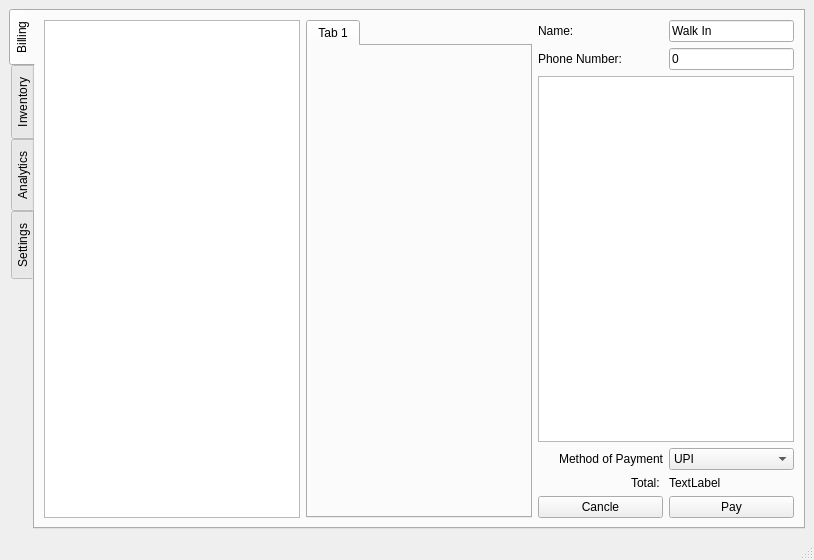
<?xml version="1.0" encoding="UTF-8"?>
<ui version="4.0">
 <class>MainWindow</class>
 <widget class="QMainWindow" name="MainWindow">
  <property name="geometry">
   <rect>
    <x>0</x>
    <y>0</y>
    <width>814</width>
    <height>560</height>
   </rect>
  </property>
  <property name="windowTitle">
   <string>MainWindow</string>
  </property>
  <widget class="QWidget" name="centralwidget">
   <layout class="QHBoxLayout" name="horizontalLayout">
    <item>
     <widget class="QTabWidget" name="tabWidget">
      <property name="layoutDirection">
       <enum>Qt::LayoutDirection::LeftToRight</enum>
      </property>
      <property name="tabPosition">
       <enum>QTabWidget::TabPosition::West</enum>
      </property>
      <property name="currentIndex">
       <number>0</number>
      </property>
      <property name="iconSize">
       <size>
        <width>16</width>
        <height>16</height>
       </size>
      </property>
      <widget class="QWidget" name="BillingTab">
       <attribute name="title">
        <string>Billing</string>
       </attribute>
       <layout class="QHBoxLayout" name="horizontalLayout_2">
        <item>
         <widget class="QTableWidget" name="CategoryButtonsTable">
          <property name="editTriggers">
           <set>QAbstractItemView::EditTrigger::NoEditTriggers</set>
          </property>
          <property name="showGrid">
           <bool>false</bool>
          </property>
          <property name="gridStyle">
           <enum>Qt::PenStyle::NoPen</enum>
          </property>
          <property name="cornerButtonEnabled">
           <bool>false</bool>
          </property>
         </widget>
        </item>
        <item>
         <widget class="QTabWidget" name="ProductCategoryTabs">
          <property name="currentIndex">
           <number>0</number>
          </property>
          <property name="iconSize">
           <size>
            <width>28</width>
            <height>28</height>
           </size>
          </property>
          <widget class="QWidget" name="Categor_1">
           <attribute name="title">
            <string>Tab 1</string>
           </attribute>
           <layout class="QHBoxLayout" name="horizontalLayout_5">
            <item>
             <layout class="QGridLayout" name="gridLayout"/>
            </item>
           </layout>
          </widget>
         </widget>
        </item>
        <item>
         <layout class="QVBoxLayout" name="verticalLayout_2">
          <property name="sizeConstraint">
           <enum>QLayout::SizeConstraint::SetMinimumSize</enum>
          </property>
          <item>
           <layout class="QHBoxLayout" name="horizontalLayout_4">
            <item>
             <widget class="QLabel" name="NameLabel">
              <property name="sizePolicy">
               <sizepolicy hsizetype="Minimum" vsizetype="Preferred">
                <horstretch>0</horstretch>
                <verstretch>0</verstretch>
               </sizepolicy>
              </property>
              <property name="text">
               <string>Name:</string>
              </property>
             </widget>
            </item>
            <item>
             <widget class="QLineEdit" name="BillingNameLineEdit">
              <property name="sizePolicy">
               <sizepolicy hsizetype="Minimum" vsizetype="Fixed">
                <horstretch>0</horstretch>
                <verstretch>0</verstretch>
               </sizepolicy>
              </property>
              <property name="text">
               <string extracomment="Name">Walk In</string>
              </property>
             </widget>
            </item>
           </layout>
          </item>
          <item>
           <layout class="QHBoxLayout" name="horizontalLayout_7">
            <item>
             <widget class="QLabel" name="label_4">
              <property name="sizePolicy">
               <sizepolicy hsizetype="Minimum" vsizetype="Preferred">
                <horstretch>0</horstretch>
                <verstretch>0</verstretch>
               </sizepolicy>
              </property>
              <property name="text">
               <string>Phone Number:</string>
              </property>
             </widget>
            </item>
            <item>
             <widget class="QLineEdit" name="BillingPhoneNoLineEdit">
              <property name="sizePolicy">
               <sizepolicy hsizetype="Minimum" vsizetype="Fixed">
                <horstretch>0</horstretch>
                <verstretch>0</verstretch>
               </sizepolicy>
              </property>
              <property name="inputMethodHints">
               <set>Qt::InputMethodHint::ImhDigitsOnly</set>
              </property>
              <property name="text">
               <string>0</string>
              </property>
             </widget>
            </item>
           </layout>
          </item>
          <item>
           <widget class="QListWidget" name="CartList">
            <property name="sizePolicy">
             <sizepolicy hsizetype="Preferred" vsizetype="Expanding">
              <horstretch>0</horstretch>
              <verstretch>0</verstretch>
             </sizepolicy>
            </property>
            <property name="maximumSize">
             <size>
              <width>16777215</width>
              <height>16777215</height>
             </size>
            </property>
           </widget>
          </item>
          <item>
           <layout class="QHBoxLayout" name="horizontalLayout_11">
            <item>
             <widget class="QLabel" name="label_5">
              <property name="sizePolicy">
               <sizepolicy hsizetype="Minimum" vsizetype="Preferred">
                <horstretch>0</horstretch>
                <verstretch>0</verstretch>
               </sizepolicy>
              </property>
              <property name="text">
               <string>Method of Payment</string>
              </property>
              <property name="alignment">
               <set>Qt::AlignmentFlag::AlignRight|Qt::AlignmentFlag::AlignTrailing|Qt::AlignmentFlag::AlignVCenter</set>
              </property>
             </widget>
            </item>
            <item>
             <widget class="QComboBox" name="paymentMethodComboBox">
              <property name="sizePolicy">
               <sizepolicy hsizetype="Minimum" vsizetype="Fixed">
                <horstretch>0</horstretch>
                <verstretch>0</verstretch>
               </sizepolicy>
              </property>
              <item>
               <property name="text">
                <string>UPI</string>
               </property>
              </item>
              <item>
               <property name="text">
                <string>Cash</string>
               </property>
              </item>
              <item>
               <property name="text">
                <string>Card</string>
               </property>
              </item>
              <item>
               <property name="text">
                <string>Credit</string>
               </property>
              </item>
             </widget>
            </item>
           </layout>
          </item>
          <item>
           <layout class="QHBoxLayout" name="horizontalLayout_8">
            <item>
             <widget class="QLabel" name="label">
              <property name="layoutDirection">
               <enum>Qt::LayoutDirection::LeftToRight</enum>
              </property>
              <property name="text">
               <string>&lt;html&gt;&lt;head/&gt;&lt;body&gt;&lt;p align=&quot;right&quot;&gt;Total: &lt;/p&gt;&lt;/body&gt;&lt;/html&gt;</string>
              </property>
             </widget>
            </item>
            <item>
             <widget class="QLabel" name="TotalLabel">
              <property name="text">
               <string>TextLabel</string>
              </property>
             </widget>
            </item>
           </layout>
          </item>
          <item>
           <layout class="QHBoxLayout" name="horizontalLayout_3">
            <item>
             <widget class="QPushButton" name="CanclePushButton">
              <property name="sizePolicy">
               <sizepolicy hsizetype="Minimum" vsizetype="Fixed">
                <horstretch>0</horstretch>
                <verstretch>0</verstretch>
               </sizepolicy>
              </property>
              <property name="text">
               <string>Cancle</string>
              </property>
             </widget>
            </item>
            <item>
             <widget class="QPushButton" name="PayPushButton">
              <property name="sizePolicy">
               <sizepolicy hsizetype="Minimum" vsizetype="Fixed">
                <horstretch>0</horstretch>
                <verstretch>0</verstretch>
               </sizepolicy>
              </property>
              <property name="styleSheet">
               <string notr="true"/>
              </property>
              <property name="text">
               <string>Pay</string>
              </property>
             </widget>
            </item>
           </layout>
          </item>
         </layout>
        </item>
       </layout>
      </widget>
      <widget class="QWidget" name="InventoryTab">
       <attribute name="title">
        <string>Inventory</string>
       </attribute>
       <layout class="QVBoxLayout" name="verticalLayout">
        <item>
         <layout class="QHBoxLayout" name="horizontalLayout_6">
          <item>
           <widget class="QLabel" name="label_2">
            <property name="text">
             <string>Name:</string>
            </property>
           </widget>
          </item>
          <item>
           <widget class="QLineEdit" name="InventoryNameLineEdit">
            <property name="enabled">
             <bool>false</bool>
            </property>
           </widget>
          </item>
          <item>
           <widget class="QLabel" name="label_3">
            <property name="text">
             <string>Category</string>
            </property>
           </widget>
          </item>
          <item>
           <widget class="QComboBox" name="InventoryCategoryComboBox">
            <property name="enabled">
             <bool>false</bool>
            </property>
           </widget>
          </item>
          <item>
           <widget class="QPushButton" name="InventorySearchPushButton">
            <property name="enabled">
             <bool>false</bool>
            </property>
            <property name="text">
             <string>Search</string>
            </property>
           </widget>
          </item>
         </layout>
        </item>
        <item>
         <widget class="QTableWidget" name="InventoryList">
          <property name="editTriggers">
           <set>QAbstractItemView::EditTrigger::NoEditTriggers</set>
          </property>
          <property name="alternatingRowColors">
           <bool>true</bool>
          </property>
          <property name="sortingEnabled">
           <bool>true</bool>
          </property>
          <property name="cornerButtonEnabled">
           <bool>true</bool>
          </property>
          <attribute name="verticalHeaderVisible">
           <bool>false</bool>
          </attribute>
          <attribute name="verticalHeaderShowSortIndicator" stdset="0">
           <bool>true</bool>
          </attribute>
         </widget>
        </item>
        <item>
         <layout class="QHBoxLayout" name="horizontalLayout_9">
          <item>
           <spacer name="horizontalSpacer">
            <property name="orientation">
             <enum>Qt::Orientation::Horizontal</enum>
            </property>
            <property name="sizeHint" stdset="0">
             <size>
              <width>40</width>
              <height>20</height>
             </size>
            </property>
           </spacer>
          </item>
          <item>
           <widget class="QPushButton" name="InventoryAddNewPushButton">
            <property name="text">
             <string>Add New</string>
            </property>
           </widget>
          </item>
         </layout>
        </item>
       </layout>
      </widget>
      <widget class="QWidget" name="Analytics">
       <property name="cursor">
        <cursorShape>ArrowCursor</cursorShape>
       </property>
       <attribute name="title">
        <string>Analytics</string>
       </attribute>
       <layout class="QVBoxLayout" name="verticalLayout_3">
        <item>
         <widget class="QTabWidget" name="tabWidget_2">
          <property name="currentIndex">
           <number>0</number>
          </property>
          <widget class="QWidget" name="tab">
           <attribute name="title">
            <string>Inventory</string>
           </attribute>
           <layout class="QVBoxLayout" name="verticalLayout_5">
            <item>
             <widget class="QTabWidget" name="tabWidget_3">
              <property name="currentIndex">
               <number>5</number>
              </property>
              <widget class="QWidget" name="tab_4">
               <attribute name="title">
                <string>Daily Revenue Trend</string>
               </attribute>
               <layout class="QHBoxLayout" name="horizontalLayout_10">
                <item>
                 <widget class="QWidget" name="DRTgraph" native="true"/>
                </item>
               </layout>
              </widget>
              <widget class="QWidget" name="tab_5">
               <attribute name="title">
                <string>Product Sales Volume</string>
               </attribute>
               <layout class="QVBoxLayout" name="verticalLayout_6">
                <item>
                 <widget class="QWidget" name="PSVgraph" native="true"/>
                </item>
               </layout>
              </widget>
              <widget class="QWidget" name="tab_6">
               <attribute name="title">
                <string>Category Revenue</string>
               </attribute>
               <layout class="QVBoxLayout" name="verticalLayout_7">
                <item>
                 <widget class="QWidget" name="CRgraph" native="true"/>
                </item>
               </layout>
              </widget>
              <widget class="QWidget" name="tab_7">
               <attribute name="title">
                <string>Profit Analysis</string>
               </attribute>
               <layout class="QVBoxLayout" name="verticalLayout_8">
                <item>
                 <widget class="QWidget" name="PAgraph" native="true"/>
                </item>
               </layout>
              </widget>
              <widget class="QWidget" name="tab_8">
               <attribute name="title">
                <string>Inventory Movement</string>
               </attribute>
               <layout class="QVBoxLayout" name="verticalLayout_9">
                <item>
                 <widget class="QWidget" name="IMgraph" native="true"/>
                </item>
               </layout>
              </widget>
              <widget class="QWidget" name="tab_9">
               <attribute name="title">
                <string>Category Revenue Trend</string>
               </attribute>
               <layout class="QVBoxLayout" name="verticalLayout_10">
                <item>
                 <widget class="QWidget" name="Cgraph" native="true"/>
                </item>
               </layout>
              </widget>
             </widget>
            </item>
           </layout>
          </widget>
          <widget class="QWidget" name="tab_2">
           <attribute name="title">
            <string>Bills</string>
           </attribute>
           <layout class="QVBoxLayout" name="verticalLayout_4">
            <item>
             <widget class="QTreeWidget" name="BillsTreeWidget">
              <column>
               <property name="text">
                <string notr="true">1</string>
               </property>
              </column>
             </widget>
            </item>
           </layout>
          </widget>
         </widget>
        </item>
       </layout>
      </widget>
      <widget class="QWidget" name="tab_3">
       <attribute name="title">
        <string>Settings</string>
       </attribute>
      </widget>
     </widget>
    </item>
   </layout>
  </widget>
  <widget class="QMenuBar" name="menubar">
   <property name="geometry">
    <rect>
     <x>0</x>
     <y>0</y>
     <width>814</width>
     <height>33</height>
    </rect>
   </property>
  </widget>
  <widget class="QStatusBar" name="statusbar"/>
 </widget>
 <resources/>
 <connections/>
</ui>
